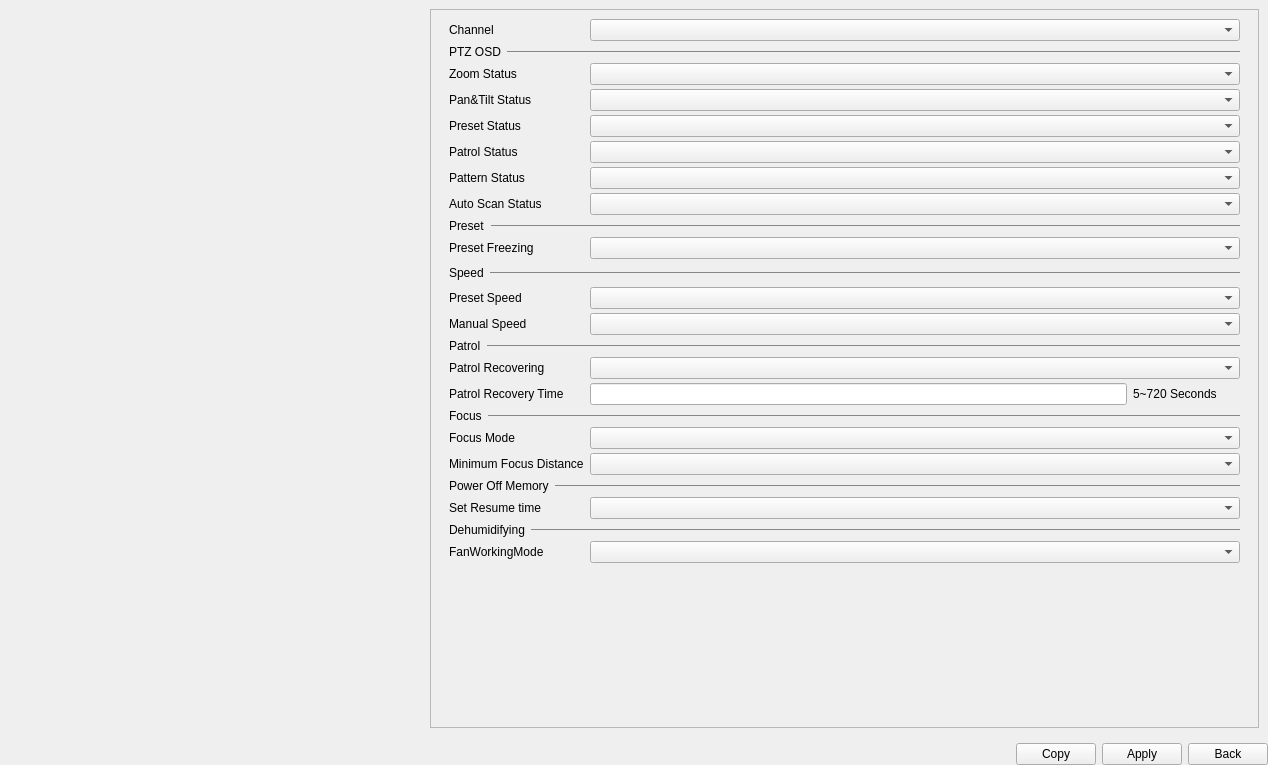
<?xml version="1.0" encoding="UTF-8"?>
<ui version="4.0">
 <class>PtzBasicPage</class>
 <widget class="QWidget" name="PtzBasicPage">
  <property name="geometry">
   <rect>
    <x>0</x>
    <y>0</y>
    <width>1268</width>
    <height>765</height>
   </rect>
  </property>
  <property name="minimumSize">
   <size>
    <width>0</width>
    <height>0</height>
   </size>
  </property>
  <property name="windowTitle">
   <string>Form</string>
  </property>
  <layout class="QVBoxLayout" name="verticalLayout_2">
   <property name="leftMargin">
    <number>0</number>
   </property>
   <property name="topMargin">
    <number>0</number>
   </property>
   <property name="rightMargin">
    <number>0</number>
   </property>
   <property name="bottomMargin">
    <number>0</number>
   </property>
   <item>
    <widget class="QWidget" name="widget_content" native="true">
     <property name="sizePolicy">
      <sizepolicy hsizetype="Preferred" vsizetype="Preferred">
       <horstretch>1</horstretch>
       <verstretch>0</verstretch>
      </sizepolicy>
     </property>
     <layout class="QGridLayout" name="gridLayout">
      <property name="leftMargin">
       <number>9</number>
      </property>
      <property name="topMargin">
       <number>9</number>
      </property>
      <property name="rightMargin">
       <number>9</number>
      </property>
      <property name="bottomMargin">
       <number>9</number>
      </property>
      <item row="0" column="0">
       <widget class="CommonVideo" name="widget_video" native="true">
        <property name="sizePolicy">
         <sizepolicy hsizetype="Preferred" vsizetype="Preferred">
          <horstretch>1</horstretch>
          <verstretch>0</verstretch>
         </sizepolicy>
        </property>
        <property name="minimumSize">
         <size>
          <width>200</width>
          <height>100</height>
         </size>
        </property>
       </widget>
      </item>
      <item row="1" column="0">
       <widget class="PtzControlPanel" name="ptzControlPanel" native="true">
        <property name="sizePolicy">
         <sizepolicy hsizetype="Preferred" vsizetype="Expanding">
          <horstretch>0</horstretch>
          <verstretch>0</verstretch>
         </sizepolicy>
        </property>
        <layout class="QVBoxLayout" name="verticalLayout_6"/>
       </widget>
      </item>
      <item row="0" column="1" rowspan="2">
       <widget class="QScrollArea" name="scrollArea">
        <property name="sizePolicy">
         <sizepolicy hsizetype="Expanding" vsizetype="Expanding">
          <horstretch>2</horstretch>
          <verstretch>0</verstretch>
         </sizepolicy>
        </property>
        <property name="widgetResizable">
         <bool>true</bool>
        </property>
        <widget class="QWidget" name="scrollAreaWidgetContents_2">
         <property name="geometry">
          <rect>
           <x>0</x>
           <y>0</y>
           <width>827</width>
           <height>712</height>
          </rect>
         </property>
         <layout class="QVBoxLayout" name="verticalLayout_3">
          <property name="leftMargin">
           <number>0</number>
          </property>
          <property name="topMargin">
           <number>0</number>
          </property>
          <property name="rightMargin">
           <number>0</number>
          </property>
          <property name="bottomMargin">
           <number>0</number>
          </property>
          <item>
           <widget class="QWidget" name="widget_right" native="true">
            <property name="sizePolicy">
             <sizepolicy hsizetype="Preferred" vsizetype="Preferred">
              <horstretch>0</horstretch>
              <verstretch>0</verstretch>
             </sizepolicy>
            </property>
            <property name="styleSheet">
             <string notr="true">QToolButton
{
    outline: 0px;
    border: 0px;
    border-radius: 3px;
    padding: 5px;
    color: #FFFFFF;
    background-color: #5F5F5F;
}
QToolButton:disabled
{
    background-color: rgb(190, 190, 190);
    color: rgb(150, 150, 150);
}
QToolButton:hover
{
    background-color: #2B9CC6;
}
QToolButton:pressed
{
    background-color: #5F5F5F;
}</string>
            </property>
            <layout class="QVBoxLayout" name="verticalLayout">
             <property name="topMargin">
              <number>9</number>
             </property>
             <property name="bottomMargin">
              <number>9</number>
             </property>
             <item>
              <widget class="QWidget" name="widgetPTZBasic" native="true">
               <layout class="QGridLayout" name="gridLayout_2">
                <property name="leftMargin">
                 <number>9</number>
                </property>
                <property name="topMargin">
                 <number>0</number>
                </property>
                <property name="rightMargin">
                 <number>9</number>
                </property>
                <property name="bottomMargin">
                 <number>0</number>
                </property>
                <property name="verticalSpacing">
                 <number>4</number>
                </property>
                <item row="13" column="0">
                 <widget class="QLabel" name="labelManualSpeed">
                  <property name="text">
                   <string>Manual Speed</string>
                  </property>
                 </widget>
                </item>
                <item row="0" column="0">
                 <widget class="QLabel" name="labelChannel">
                  <property name="sizePolicy">
                   <sizepolicy hsizetype="Preferred" vsizetype="Preferred">
                    <horstretch>2</horstretch>
                    <verstretch>0</verstretch>
                   </sizepolicy>
                  </property>
                  <property name="text">
                   <string>Channel</string>
                  </property>
                 </widget>
                </item>
                <item row="2" column="0" colspan="3">
                 <widget class="QWidget" name="widgetPtzOSD" native="true">
                  <property name="minimumSize">
                   <size>
                    <width>0</width>
                    <height>0</height>
                   </size>
                  </property>
                  <layout class="QHBoxLayout" name="horizontalLayout_2">
                   <property name="leftMargin">
                    <number>0</number>
                   </property>
                   <property name="topMargin">
                    <number>0</number>
                   </property>
                   <property name="rightMargin">
                    <number>0</number>
                   </property>
                   <property name="bottomMargin">
                    <number>0</number>
                   </property>
                   <item>
                    <widget class="NormalLabel" name="labelPtzOSD">
                     <property name="text">
                      <string>PTZ OSD</string>
                     </property>
                    </widget>
                   </item>
                   <item>
                    <widget class="QWidget" name="widget_3" native="true">
                     <property name="sizePolicy">
                      <sizepolicy hsizetype="Expanding" vsizetype="Preferred">
                       <horstretch>0</horstretch>
                       <verstretch>0</verstretch>
                      </sizepolicy>
                     </property>
                     <property name="maximumSize">
                      <size>
                       <width>16777215</width>
                       <height>1</height>
                      </size>
                     </property>
                     <property name="styleSheet">
                      <string notr="true">background-color:rgb(134, 134, 134)</string>
                     </property>
                    </widget>
                   </item>
                  </layout>
                 </widget>
                </item>
                <item row="12" column="0">
                 <widget class="QLabel" name="labelSpeed">
                  <property name="sizePolicy">
                   <sizepolicy hsizetype="Preferred" vsizetype="Preferred">
                    <horstretch>2</horstretch>
                    <verstretch>0</verstretch>
                   </sizepolicy>
                  </property>
                  <property name="text">
                   <string>Preset Speed</string>
                  </property>
                 </widget>
                </item>
                <item row="10" column="0">
                 <widget class="QLabel" name="labelFreezing">
                  <property name="sizePolicy">
                   <sizepolicy hsizetype="Preferred" vsizetype="Preferred">
                    <horstretch>2</horstretch>
                    <verstretch>0</verstretch>
                   </sizepolicy>
                  </property>
                  <property name="text">
                   <string>Preset Freezing</string>
                  </property>
                 </widget>
                </item>
                <item row="9" column="0" colspan="3">
                 <widget class="QWidget" name="widgetPreset" native="true">
                  <property name="minimumSize">
                   <size>
                    <width>0</width>
                    <height>0</height>
                   </size>
                  </property>
                  <layout class="QHBoxLayout" name="horizontalLayout_3">
                   <property name="leftMargin">
                    <number>0</number>
                   </property>
                   <property name="topMargin">
                    <number>0</number>
                   </property>
                   <property name="rightMargin">
                    <number>0</number>
                   </property>
                   <property name="bottomMargin">
                    <number>0</number>
                   </property>
                   <item>
                    <widget class="NormalLabel" name="labelPreset">
                     <property name="text">
                      <string>Preset</string>
                     </property>
                    </widget>
                   </item>
                   <item>
                    <widget class="QWidget" name="widget_5" native="true">
                     <property name="sizePolicy">
                      <sizepolicy hsizetype="Expanding" vsizetype="Preferred">
                       <horstretch>0</horstretch>
                       <verstretch>0</verstretch>
                      </sizepolicy>
                     </property>
                     <property name="maximumSize">
                      <size>
                       <width>16777215</width>
                       <height>1</height>
                      </size>
                     </property>
                     <property name="styleSheet">
                      <string notr="true">background-color:rgb(134, 134, 134)</string>
                     </property>
                    </widget>
                   </item>
                  </layout>
                 </widget>
                </item>
                <item row="15" column="0">
                 <widget class="QLabel" name="labelRecovering">
                  <property name="sizePolicy">
                   <sizepolicy hsizetype="Preferred" vsizetype="Preferred">
                    <horstretch>2</horstretch>
                    <verstretch>0</verstretch>
                   </sizepolicy>
                  </property>
                  <property name="text">
                   <string>Patrol Recovering</string>
                  </property>
                 </widget>
                </item>
                <item row="22" column="1" colspan="2">
                 <widget class="ComboBox" name="comboBoxResumeTime">
                  <property name="sizePolicy">
                   <sizepolicy hsizetype="Preferred" vsizetype="Fixed">
                    <horstretch>7</horstretch>
                    <verstretch>0</verstretch>
                   </sizepolicy>
                  </property>
                 </widget>
                </item>
                <item row="24" column="0">
                 <widget class="QLabel" name="labelFanWorkingMode">
                  <property name="sizePolicy">
                   <sizepolicy hsizetype="Preferred" vsizetype="Preferred">
                    <horstretch>2</horstretch>
                    <verstretch>0</verstretch>
                   </sizepolicy>
                  </property>
                  <property name="text">
                   <string>FanWorkingMode</string>
                  </property>
                 </widget>
                </item>
                <item row="6" column="1" colspan="2">
                 <widget class="ComboBox" name="comboBoxPatrolStatus"/>
                </item>
                <item row="0" column="1" colspan="2">
                 <widget class="ComboBox" name="comboBoxChannel">
                  <property name="sizePolicy">
                   <sizepolicy hsizetype="Preferred" vsizetype="Fixed">
                    <horstretch>7</horstretch>
                    <verstretch>0</verstretch>
                   </sizepolicy>
                  </property>
                 </widget>
                </item>
                <item row="24" column="1" colspan="2">
                 <widget class="ComboBox" name="comboBoxDehumidifying">
                  <property name="sizePolicy">
                   <sizepolicy hsizetype="Preferred" vsizetype="Fixed">
                    <horstretch>7</horstretch>
                    <verstretch>0</verstretch>
                   </sizepolicy>
                  </property>
                 </widget>
                </item>
                <item row="13" column="1" colspan="2">
                 <widget class="ComboBox" name="comboBoxManualSpeed"/>
                </item>
                <item row="20" column="0">
                 <widget class="QLabel" name="labelFocusDistance">
                  <property name="text">
                   <string>Minimum Focus Distance</string>
                  </property>
                 </widget>
                </item>
                <item row="22" column="0">
                 <widget class="QLabel" name="labelResumeTime">
                  <property name="sizePolicy">
                   <sizepolicy hsizetype="Preferred" vsizetype="Preferred">
                    <horstretch>2</horstretch>
                    <verstretch>0</verstretch>
                   </sizepolicy>
                  </property>
                  <property name="text">
                   <string>Set Resume time</string>
                  </property>
                 </widget>
                </item>
                <item row="5" column="1" colspan="2">
                 <widget class="ComboBox" name="comboBoxPresetStatus"/>
                </item>
                <item row="4" column="1" colspan="2">
                 <widget class="ComboBox" name="comboBoxPanStatus"/>
                </item>
                <item row="14" column="0" colspan="3">
                 <widget class="QWidget" name="widgetPatrol" native="true">
                  <property name="minimumSize">
                   <size>
                    <width>0</width>
                    <height>0</height>
                   </size>
                  </property>
                  <layout class="QHBoxLayout" name="horizontalLayout_6">
                   <property name="leftMargin">
                    <number>0</number>
                   </property>
                   <property name="topMargin">
                    <number>0</number>
                   </property>
                   <property name="rightMargin">
                    <number>0</number>
                   </property>
                   <property name="bottomMargin">
                    <number>0</number>
                   </property>
                   <item>
                    <widget class="NormalLabel" name="labelPatrol">
                     <property name="text">
                      <string>Patrol</string>
                     </property>
                    </widget>
                   </item>
                   <item>
                    <widget class="QWidget" name="widget_7" native="true">
                     <property name="sizePolicy">
                      <sizepolicy hsizetype="Expanding" vsizetype="Preferred">
                       <horstretch>0</horstretch>
                       <verstretch>0</verstretch>
                      </sizepolicy>
                     </property>
                     <property name="maximumSize">
                      <size>
                       <width>16777215</width>
                       <height>1</height>
                      </size>
                     </property>
                     <property name="styleSheet">
                      <string notr="true">background-color:rgb(134, 134, 134)</string>
                     </property>
                    </widget>
                   </item>
                  </layout>
                 </widget>
                </item>
                <item row="16" column="0">
                 <widget class="QLabel" name="labelRecoveryTime">
                  <property name="text">
                   <string>Patrol Recovery Time</string>
                  </property>
                 </widget>
                </item>
                <item row="7" column="0">
                 <widget class="QLabel" name="labelPatternStatus">
                  <property name="text">
                   <string>Pattern Status</string>
                  </property>
                 </widget>
                </item>
                <item row="16" column="1" colspan="2">
                 <widget class="QWidget" name="widgetRecoveryTime" native="true">
                  <layout class="QHBoxLayout" name="horizontalLayout">
                   <property name="leftMargin">
                    <number>0</number>
                   </property>
                   <property name="topMargin">
                    <number>0</number>
                   </property>
                   <property name="rightMargin">
                    <number>0</number>
                   </property>
                   <property name="bottomMargin">
                    <number>0</number>
                   </property>
                   <item>
                    <widget class="MyLineEdit" name="lineEditRecoveryTime">
                     <property name="sizePolicy">
                      <sizepolicy hsizetype="Expanding" vsizetype="Fixed">
                       <horstretch>5</horstretch>
                       <verstretch>0</verstretch>
                      </sizepolicy>
                     </property>
                     <property name="text">
                      <string/>
                     </property>
                    </widget>
                   </item>
                   <item>
                    <widget class="BlueLabel" name="labelPatrolRecoveryTimeNote">
                     <property name="sizePolicy">
                      <sizepolicy hsizetype="Preferred" vsizetype="Preferred">
                       <horstretch>1</horstretch>
                       <verstretch>0</verstretch>
                      </sizepolicy>
                     </property>
                     <property name="text">
                      <string>5~720 Seconds</string>
                     </property>
                    </widget>
                   </item>
                  </layout>
                 </widget>
                </item>
                <item row="8" column="1" colspan="2">
                 <widget class="ComboBox" name="comboBoxAutoStatus"/>
                </item>
                <item row="21" column="0" colspan="3">
                 <widget class="QWidget" name="widgetPowerOffMemory" native="true">
                  <property name="minimumSize">
                   <size>
                    <width>0</width>
                    <height>0</height>
                   </size>
                  </property>
                  <layout class="QHBoxLayout" name="horizontalLayout_8">
                   <property name="leftMargin">
                    <number>0</number>
                   </property>
                   <property name="topMargin">
                    <number>0</number>
                   </property>
                   <property name="rightMargin">
                    <number>0</number>
                   </property>
                   <property name="bottomMargin">
                    <number>0</number>
                   </property>
                   <item>
                    <widget class="NormalLabel" name="labelPowerOffMemory">
                     <property name="text">
                      <string>Power Off Memory</string>
                     </property>
                    </widget>
                   </item>
                   <item>
                    <widget class="QWidget" name="widget_9" native="true">
                     <property name="sizePolicy">
                      <sizepolicy hsizetype="Expanding" vsizetype="Preferred">
                       <horstretch>0</horstretch>
                       <verstretch>0</verstretch>
                      </sizepolicy>
                     </property>
                     <property name="maximumSize">
                      <size>
                       <width>16777215</width>
                       <height>1</height>
                      </size>
                     </property>
                     <property name="styleSheet">
                      <string notr="true">background-color:rgb(134, 134, 134)</string>
                     </property>
                    </widget>
                   </item>
                  </layout>
                 </widget>
                </item>
                <item row="11" column="0" colspan="3">
                 <widget class="QWidget" name="widgetSpeed" native="true">
                  <property name="minimumSize">
                   <size>
                    <width>0</width>
                    <height>20</height>
                   </size>
                  </property>
                  <layout class="QHBoxLayout" name="horizontalLayout_4">
                   <property name="leftMargin">
                    <number>0</number>
                   </property>
                   <property name="topMargin">
                    <number>0</number>
                   </property>
                   <property name="rightMargin">
                    <number>0</number>
                   </property>
                   <property name="bottomMargin">
                    <number>0</number>
                   </property>
                   <item>
                    <widget class="NormalLabel" name="labelSpeedWidget">
                     <property name="text">
                      <string>Speed</string>
                     </property>
                    </widget>
                   </item>
                   <item>
                    <widget class="QWidget" name="widget_6" native="true">
                     <property name="sizePolicy">
                      <sizepolicy hsizetype="Expanding" vsizetype="Preferred">
                       <horstretch>0</horstretch>
                       <verstretch>0</verstretch>
                      </sizepolicy>
                     </property>
                     <property name="maximumSize">
                      <size>
                       <width>16777215</width>
                       <height>1</height>
                      </size>
                     </property>
                     <property name="styleSheet">
                      <string notr="true">background-color:rgb(134, 134, 134)</string>
                     </property>
                    </widget>
                   </item>
                  </layout>
                 </widget>
                </item>
                <item row="8" column="0">
                 <widget class="QLabel" name="labelAutoStatus">
                  <property name="text">
                   <string>Auto Scan Status</string>
                  </property>
                 </widget>
                </item>
                <item row="15" column="1" colspan="2">
                 <widget class="ComboBox" name="comboBoxRecovering">
                  <property name="sizePolicy">
                   <sizepolicy hsizetype="Preferred" vsizetype="Fixed">
                    <horstretch>7</horstretch>
                    <verstretch>0</verstretch>
                   </sizepolicy>
                  </property>
                 </widget>
                </item>
                <item row="12" column="1" colspan="2">
                 <widget class="ComboBox" name="comboBoxSpeed">
                  <property name="sizePolicy">
                   <sizepolicy hsizetype="Preferred" vsizetype="Fixed">
                    <horstretch>7</horstretch>
                    <verstretch>0</verstretch>
                   </sizepolicy>
                  </property>
                 </widget>
                </item>
                <item row="10" column="1" colspan="2">
                 <widget class="ComboBox" name="comboBoxPreset">
                  <property name="sizePolicy">
                   <sizepolicy hsizetype="Preferred" vsizetype="Fixed">
                    <horstretch>7</horstretch>
                    <verstretch>0</verstretch>
                   </sizepolicy>
                  </property>
                 </widget>
                </item>
                <item row="5" column="0">
                 <widget class="QLabel" name="labelPresetStatus">
                  <property name="text">
                   <string>Preset Status</string>
                  </property>
                 </widget>
                </item>
                <item row="4" column="0">
                 <widget class="QLabel" name="labelPanStatus">
                  <property name="text">
                   <string>Pan&amp;Tilt Status</string>
                  </property>
                 </widget>
                </item>
                <item row="7" column="1" colspan="2">
                 <widget class="ComboBox" name="comboBoxPatternStatus"/>
                </item>
                <item row="3" column="0">
                 <widget class="QLabel" name="labelZoomStatus">
                  <property name="sizePolicy">
                   <sizepolicy hsizetype="Preferred" vsizetype="Preferred">
                    <horstretch>2</horstretch>
                    <verstretch>0</verstretch>
                   </sizepolicy>
                  </property>
                  <property name="text">
                   <string>Zoom Status</string>
                  </property>
                 </widget>
                </item>
                <item row="18" column="0">
                 <widget class="QLabel" name="labelFocusMode">
                  <property name="sizePolicy">
                   <sizepolicy hsizetype="Preferred" vsizetype="Preferred">
                    <horstretch>2</horstretch>
                    <verstretch>0</verstretch>
                   </sizepolicy>
                  </property>
                  <property name="text">
                   <string>Focus Mode</string>
                  </property>
                 </widget>
                </item>
                <item row="20" column="1" colspan="2">
                 <widget class="ComboBox" name="comboBoxFocusDistance"/>
                </item>
                <item row="6" column="0">
                 <widget class="QLabel" name="labelPatrolStatus">
                  <property name="text">
                   <string>Patrol Status</string>
                  </property>
                 </widget>
                </item>
                <item row="18" column="1" colspan="2">
                 <widget class="ComboBox" name="comboBoxFocusMode">
                  <property name="sizePolicy">
                   <sizepolicy hsizetype="Preferred" vsizetype="Fixed">
                    <horstretch>7</horstretch>
                    <verstretch>0</verstretch>
                   </sizepolicy>
                  </property>
                 </widget>
                </item>
                <item row="3" column="1" colspan="2">
                 <widget class="ComboBox" name="comboBoxZoomStatus">
                  <property name="sizePolicy">
                   <sizepolicy hsizetype="Preferred" vsizetype="Fixed">
                    <horstretch>7</horstretch>
                    <verstretch>0</verstretch>
                   </sizepolicy>
                  </property>
                 </widget>
                </item>
                <item row="17" column="0" colspan="3">
                 <widget class="QWidget" name="widgetFocus" native="true">
                  <property name="minimumSize">
                   <size>
                    <width>0</width>
                    <height>0</height>
                   </size>
                  </property>
                  <layout class="QHBoxLayout" name="horizontalLayout_7">
                   <property name="leftMargin">
                    <number>0</number>
                   </property>
                   <property name="topMargin">
                    <number>0</number>
                   </property>
                   <property name="rightMargin">
                    <number>0</number>
                   </property>
                   <property name="bottomMargin">
                    <number>0</number>
                   </property>
                   <item>
                    <widget class="NormalLabel" name="labelFocus">
                     <property name="text">
                      <string>Focus</string>
                     </property>
                    </widget>
                   </item>
                   <item>
                    <widget class="QWidget" name="widget_8" native="true">
                     <property name="sizePolicy">
                      <sizepolicy hsizetype="Expanding" vsizetype="Preferred">
                       <horstretch>0</horstretch>
                       <verstretch>0</verstretch>
                      </sizepolicy>
                     </property>
                     <property name="maximumSize">
                      <size>
                       <width>16777215</width>
                       <height>1</height>
                      </size>
                     </property>
                     <property name="styleSheet">
                      <string notr="true">background-color:rgb(134, 134, 134)</string>
                     </property>
                    </widget>
                   </item>
                  </layout>
                 </widget>
                </item>
                <item row="23" column="0" colspan="3">
                 <widget class="QWidget" name="widgetDehumidifying" native="true">
                  <property name="sizePolicy">
                   <sizepolicy hsizetype="Preferred" vsizetype="Preferred">
                    <horstretch>0</horstretch>
                    <verstretch>0</verstretch>
                   </sizepolicy>
                  </property>
                  <property name="minimumSize">
                   <size>
                    <width>0</width>
                    <height>0</height>
                   </size>
                  </property>
                  <layout class="QHBoxLayout" name="horizontalLayout_9">
                   <property name="leftMargin">
                    <number>0</number>
                   </property>
                   <property name="topMargin">
                    <number>0</number>
                   </property>
                   <property name="rightMargin">
                    <number>0</number>
                   </property>
                   <property name="bottomMargin">
                    <number>0</number>
                   </property>
                   <item>
                    <widget class="NormalLabel" name="labelDehumidifying">
                     <property name="text">
                      <string>Dehumidifying</string>
                     </property>
                    </widget>
                   </item>
                   <item>
                    <widget class="QWidget" name="widget_10" native="true">
                     <property name="sizePolicy">
                      <sizepolicy hsizetype="Expanding" vsizetype="Preferred">
                       <horstretch>0</horstretch>
                       <verstretch>0</verstretch>
                      </sizepolicy>
                     </property>
                     <property name="maximumSize">
                      <size>
                       <width>16777215</width>
                       <height>1</height>
                      </size>
                     </property>
                     <property name="styleSheet">
                      <string notr="true">background-color:rgb(134, 134, 134)</string>
                     </property>
                    </widget>
                   </item>
                  </layout>
                 </widget>
                </item>
               </layout>
              </widget>
             </item>
             <item>
              <widget class="QWidget" name="widget_2" native="true">
               <property name="sizePolicy">
                <sizepolicy hsizetype="Preferred" vsizetype="Expanding">
                 <horstretch>0</horstretch>
                 <verstretch>0</verstretch>
                </sizepolicy>
               </property>
              </widget>
             </item>
            </layout>
           </widget>
          </item>
         </layout>
        </widget>
       </widget>
      </item>
     </layout>
    </widget>
   </item>
   <item>
    <layout class="QHBoxLayout" name="horizontalLayout_5">
     <item>
      <widget class="WidgetMessage" name="widgetMessage" native="true"/>
     </item>
     <item>
      <spacer name="horizontalSpacer_3">
       <property name="orientation">
        <enum>Qt::Horizontal</enum>
       </property>
       <property name="sizeHint" stdset="0">
        <size>
         <width>40</width>
         <height>20</height>
        </size>
       </property>
      </spacer>
     </item>
     <item>
      <widget class="MyPushButton" name="pushButtonCopy">
       <property name="text">
        <string>Copy</string>
       </property>
      </widget>
     </item>
     <item>
      <widget class="MyPushButton" name="pushButtonApply">
       <property name="text">
        <string>Apply</string>
       </property>
      </widget>
     </item>
     <item>
      <widget class="MyPushButton" name="pushButtonBack">
       <property name="text">
        <string>Back</string>
       </property>
      </widget>
     </item>
    </layout>
   </item>
  </layout>
 </widget>
 <customwidgets>
  <customwidget>
   <class>ComboBox</class>
   <extends>QComboBox</extends>
   <header>combobox.h</header>
  </customwidget>
  <customwidget>
   <class>MyPushButton</class>
   <extends>QPushButton</extends>
   <header>mypushbutton.h</header>
  </customwidget>
  <customwidget>
   <class>WidgetMessage</class>
   <extends>QWidget</extends>
   <header>widgetmessage.h</header>
   <container>1</container>
  </customwidget>
  <customwidget>
   <class>MyLineEdit</class>
   <extends>QLineEdit</extends>
   <header>mylineedit.h</header>
  </customwidget>
  <customwidget>
   <class>CommonVideo</class>
   <extends>QWidget</extends>
   <header>commonvideo.h</header>
   <container>1</container>
  </customwidget>
  <customwidget>
   <class>BlueLabel</class>
   <extends>QLabel</extends>
   <header>bluelabel.h</header>
  </customwidget>
  <customwidget>
   <class>NormalLabel</class>
   <extends>QLabel</extends>
   <header>normallabel.h</header>
  </customwidget>
  <customwidget>
   <class>PtzControlPanel</class>
   <extends>QWidget</extends>
   <header>ptzcontrolpanel.h</header>
   <container>1</container>
  </customwidget>
 </customwidgets>
 <resources/>
 <connections/>
</ui>
